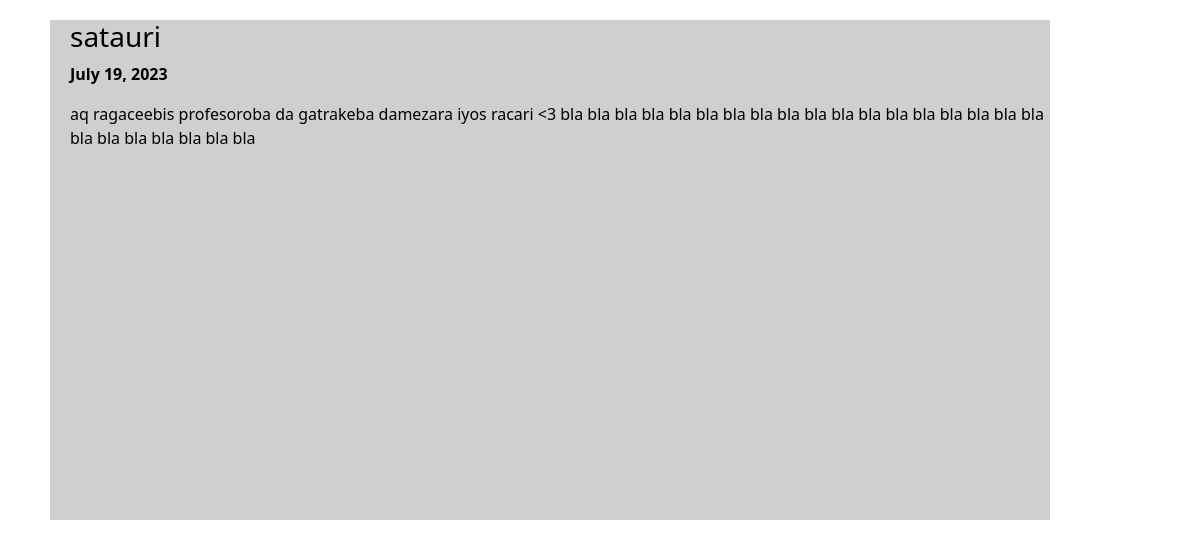
/post/10, run on the app's committed database.
### posts/models.py (models this page shows)
class Post(models.Model):
    title = models.CharField(max_length=100)
    body = models.CharField(max_length=1000)
    created_at = models.DateField(default=datetime.now, blank=True)

### posts/views.py (the view)
# urls.py: path('post/<str:pk>', views.post, name='post'),
def post(request, pk):
    posts = Post.objects.get(id=pk)
    return render(request, 'posts.html', {'posts': posts})

### templates/posts.html (shortened to what this page needs)
<head>
    {% load static %}
    <link href="https://cdn.jsdelivr.net/npm/bootstrap@5.3.0/dist/css/bootstrap.min.css" rel="stylesheet">
    <link rel="stylesheet" href="{% static 'styles.css' %}">
</head>
<div class="big_blog">
    <a style="text-decoration: none; color: black;" href="">
      <h3 id="blog_title">{{posts.title}}</h3>
      <p style="font-weight: bolder; margin-left: 20px;">{{posts.created_at}}</p>
      <p id="blog_body">{{posts.body}}</p>
    </a>
  </div>

### static/styles.css (style rules this page uses)
.big_blog { width: 1000px; height: 500px; margin-top: 20px; transform: translateX(50px); background-color: rgb(207, 207, 207); }
#blog_title { margin-left: 20px; }
#blog_body { margin-left: 20px; }

### data on the page
Post: title "satauri", created_at "July 19, 2023", body "aq ragaceebis profesoroba da gatrakeba damezara iyos racari <3 bla bla bla bla bla bla bla bla bla bla bla bla bla bla bla bla bla bla bla bla bla bla bla bla bla"
